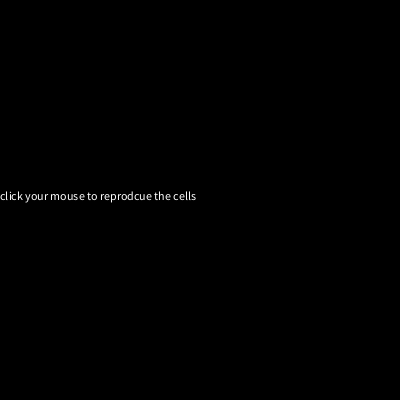
Frame 1 (no input)
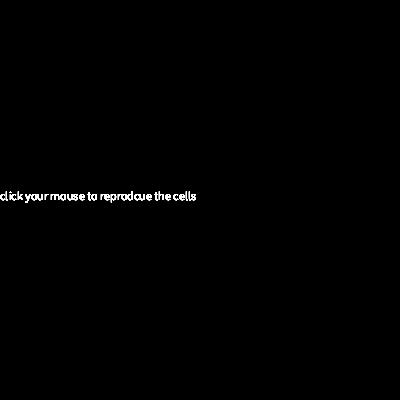
Frame 60 (the mouse pressed at the canvas centre just before this capture)
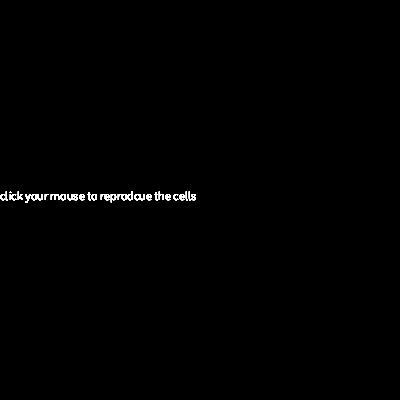
Frame 120 (the mouse held since frame 60 and released just before this capture)

The Processing sketch that drew these frames (run headless with seeded random() and noise(); from frame 60 on, the mouse is pressed at the canvas centre):

// Processing sketch: split
// ── split.pde
int t = 1;
void setup() {
  size (400, 400);
  background(0);
}

void draw() {
  text("click your mouse to reprodcue the cells", 0, height/2);
  fill(255);
}
void mouseClicked() {
  //clean the previous circles
  background(0);
  fill(0);
  stroke(255);
  strokeWeight(2);
  float d = (float)height / t; //diameter of the circlestypetype
  // (int)height = 400
  // (float)height = 400.0

  //draw the circles
  println("starting to draw circles for t = ", t);
  for (int j=1; j<2*t; j+=2) {
    for (int l=1; l<2*t; l+=2) {
      float x = width * j / (2*t);
      float y = height * l / (2*t);
      println("...drawing circle at pos with diam: ", x, y, d);
      circle(x, y, d);
    }
  }
  t *= 2; // for next time through
}
